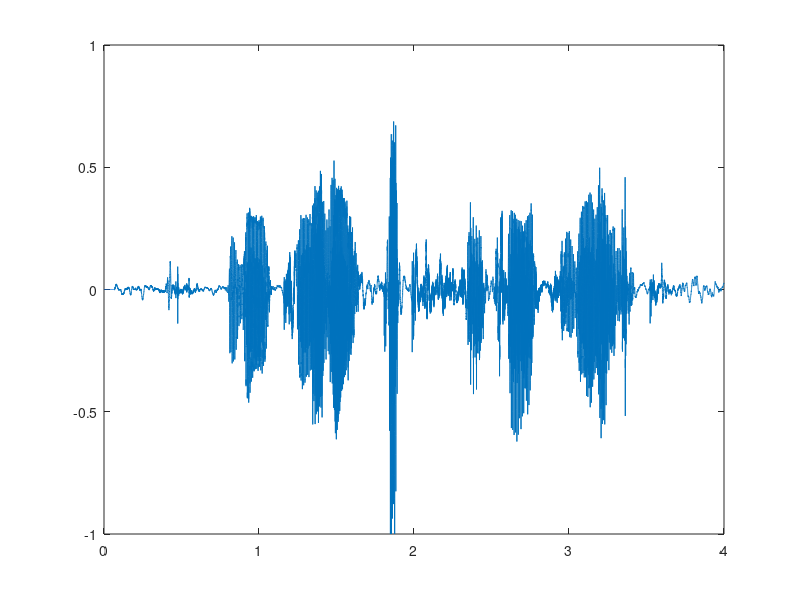
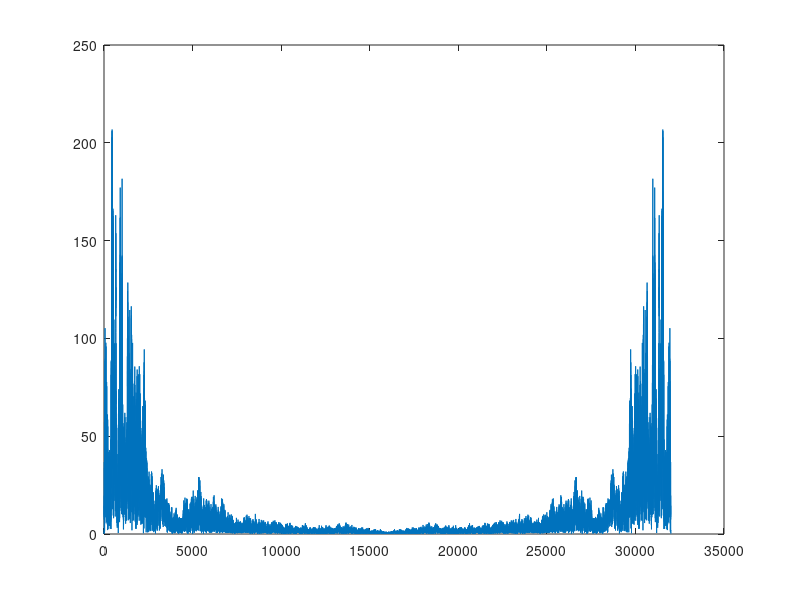

The MATLAB script that drew these images, in order:
%% a 
load a_01 % Load data (a_sound <-> name of file)
figure(1)
plot(y(1,:),y(2,:)) % Signal amplitude vs. time
figure(2)
plot(abs(fft(y(2,:))))

soundsc(y(2,:),8000) % Listen to the sound

%%
load a_02 % Load data (a_sound <-> name of file)
figure(1)
plot(y(1,:),y(2,:)) % Signal amplitude vs. time
figure(2)
plot(abs(fft(y(2,:))))

soundsc(y(2,:),8000) % Listen to the sound

%%
load o_01 % Load data (a_sound <-> name of file)
figure(1)
plot(y(1,:),y(2,:)) % Signal amplitude vs. time
figure(2)
plot(abs(fft(y(2,:))))

soundsc(y(2,:),8000) % Listen to the sound

%%
load o_02 % Load data (a_sound <-> name of file)
figure(1)
plot(y(1,:),y(2,:)) % Signal amplitude vs. time
figure(2)
plot(abs(fft(y(2,:))))

soundsc(y(2,:),8000) % Listen to the sound


%%
load vissel_01 % Load data (a_sound <-> name of file)
figure(1)
plot(y(1,:),y(2,:)) % Signal amplitude vs. time
figure(2)
plot(abs(fft(y(2,:))))

soundsc(y(2,:),8000) % Listen to the sound

%%
load vissel_02 % Load data (a_sound <-> name of file)
figure(1)
plot(y(1,:),y(2,:)) % Signal amplitude vs. time
figure(2)
plot(abs(fft(y(2,:))))

soundsc(y(2,:),8000) % Listen to the sound

%%
load fox_01 % Load data (a_sound <-> name of file)
figure(1)
plot(y(1,:),y(2,:)) % Signal amplitude vs. time
figure(2)
plot(abs(fft(y(2,:))))

soundsc(y(2,:),8000) % Listen to the sound

%%
load fox_02 % Load data (a_sound <-> name of file)
figure(1)
plot(y(1,:),y(2,:)) % Signal amplitude vs. time
figure(2)
plot(abs(fft(y(2,:))))

soundsc(y(2,:),8000) % Listen to the sound